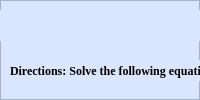
                <widget class="QWidget" name="mathFluencySubtest1to5">
                 <layout class="QVBoxLayout" name="verticalLayout_20">
                  <property name="spacing">
                   <number>0</number>
                  </property>
                  <property name="leftMargin">
                   <number>0</number>
                  </property>
                  <property name="topMargin">
                   <number>0</number>
                  </property>
                  <property name="rightMargin">
                   <number>0</number>
                  </property>
                  <property name="bottomMargin">
                   <number>0</number>
                  </property>
                  <item>
                   <widget class="QFrame" name="frame_43">
                    <property name="styleSheet">
                     <string notr="true">background-color: rgb(218, 229, 255);
</string>
                    </property>
                    <property name="frameShape">
                     <enum>QFrame::StyledPanel</enum>
                    </property>
                    <property name="frameShadow">
                     <enum>QFrame::Raised</enum>
                    </property>
                    <widget class="QPushButton" name="pushButton_11">
                     <property name="geometry">
                      <rect>
                       <x>590</x>
                       <y>410</y>
                       <width>81</width>
                       <height>21</height>
                      </rect>
                     </property>
                     <property name="font">
                      <font>
                       <pointsize>8</pointsize>
                       <weight>75</weight>
                       <bold>true</bold>
                       <kerning>true</kerning>
                      </font>
                     </property>
                     <property name="cursor">
                      <cursorShape>PointingHandCursor</cursorShape>
                     </property>
                     <property name="acceptDrops">
                      <bool>false</bool>
                     </property>
                     <property name="styleSheet">
                      <string notr="true">background-color: rgb(180, 203, 253);
border-radius: 10px;</string>
                     </property>
                     <property name="text">
                      <string>Next</string>
                     </property>
                     <property name="icon">
                      <iconset resource="icons.qrc">
                       <normaloff>:/icons/1CON/chevron-right.svg</normaloff>:/icons/1CON/chevron-right.svg</iconset>
                     </property>
                     <property name="iconSize">
                      <size>
                       <width>24</width>
                       <height>24</height>
                      </size>
                     </property>
                     <property name="autoDefault">
                      <bool>false</bool>
                     </property>
                    </widget>
                    <widget class="QLabel" name="label_44">
                     <property name="geometry">
                      <rect>
                       <x>10</x>
                       <y>60</y>
                       <width>281</width>
                       <height>21</height>
                      </rect>
                     </property>
                     <property name="font">
                      <font>
                       <family>Times New Roman</family>
                       <pointsize>9</pointsize>
                       <weight>75</weight>
                       <bold>true</bold>
                       <underline>false</underline>
                      </font>
                     </property>
                     <property name="mouseTracking">
                      <bool>false</bool>
                     </property>
                     <property name="text">
                      <string>Directions: Solve the following equations.</string>
                     </property>
                    </widget>
                    <widget class="QFrame" name="frame_44">
                     <property name="geometry">
                      <rect>
                       <x>10</x>
                       <y>110</y>
                       <width>661</width>
                       <height>41</height>
                      </rect>
                     </property>
                     <property name="styleSheet">
                      <string notr="true">background-color: rgb(218, 229, 255);
border-radius: 10px;</string>
                     </property>
                     <property name="frameShape">
                      <enum>QFrame::StyledPanel</enum>
                     </property>
                     <property name="frameShadow">
                      <enum>QFrame::Raised</enum>
                     </property>
                     <widget class="QLineEdit" name="lineEdit_17">
                      <property name="geometry">
                       <rect>
                        <x>310</x>
                        <y>0</y>
                        <width>351</width>
                        <height>41</height>
                       </rect>
                      </property>
                      <property name="font">
                       <font>
                        <pointsize>10</pointsize>
                       </font>
                      </property>
                      <property name="toolTip">
                       <string/>
                      </property>
                      <property name="styleSheet">
                       <string notr="true">QLineEdit {
	border: 2px solid #FFFFFF;
}

QLineEdit:focus{
	border: 2px solid #000000
}</string>
                      </property>
                      <property name="frame">
                       <bool>true</bool>
                      </property>
                      <property name="cursorPosition">
                       <number>0</number>
                      </property>
                      <property name="alignment">
                       <set>Qt::AlignLeading|Qt::AlignLeft|Qt::AlignVCenter</set>
                      </property>
                      <property name="clearButtonEnabled">
                       <bool>true</bool>
                      </property>
                     </widget>
                     <widget class="QLabel" name="label_45">
                      <property name="geometry">
                       <rect>
                        <x>10</x>
                        <y>10</y>
                        <width>131</width>
                        <height>21</height>
                       </rect>
                      </property>
                      <property name="text">
                       <string>1. (19 + 7) – 6 + 5 = </string>
                      </property>
                     </widget>
                    </widget>
                    <widget class="QFrame" name="frame_45">
                     <property name="geometry">
                      <rect>
                       <x>10</x>
                       <y>170</y>
                       <width>661</width>
                       <height>41</height>
                      </rect>
                     </property>
                     <property name="styleSheet">
                      <string notr="true">background-color: rgb(218, 229, 255);
border-radius: 10px;</string>
                     </property>
                     <property name="frameShape">
                      <enum>QFrame::StyledPanel</enum>
                     </property>
                     <property name="frameShadow">
                      <enum>QFrame::Raised</enum>
                     </property>
                     <widget class="QLineEdit" name="lineEdit_18">
                      <property name="geometry">
                       <rect>
                        <x>310</x>
                        <y>0</y>
                        <width>351</width>
                        <height>41</height>
                       </rect>
                      </property>
                      <property name="font">
                       <font>
                        <pointsize>10</pointsize>
                       </font>
                      </property>
                      <property name="toolTip">
                       <string/>
                      </property>
                      <property name="styleSheet">
                       <string notr="true">QLineEdit {
	border: 2px solid #FFFFFF;
}

QLineEdit:focus{
	border: 2px solid #000000
}</string>
                      </property>
                      <property name="frame">
                       <bool>true</bool>
                      </property>
                      <property name="cursorPosition">
                       <number>0</number>
                      </property>
                      <property name="alignment">
                       <set>Qt::AlignLeading|Qt::AlignLeft|Qt::AlignVCenter</set>
                      </property>
                      <property name="clearButtonEnabled">
                       <bool>true</bool>
                      </property>
                     </widget>
                     <widget class="QLabel" name="label_46">
                      <property name="geometry">
                       <rect>
                        <x>10</x>
                        <y>10</y>
                        <width>151</width>
                        <height>21</height>
                       </rect>
                      </property>
                      <property name="text">
                       <string>2. 84 + 6 - (14 – 8) + 2 = </string>
                      </property>
                     </widget>
                    </widget>
                    <widget class="QFrame" name="frame_46">
                     <property name="geometry">
                      <rect>
                       <x>10</x>
                       <y>230</y>
                       <width>661</width>
                       <height>41</height>
                      </rect>
                     </property>
                     <property name="styleSheet">
                      <string notr="true">background-color: rgb(218, 229, 255);
border-radius: 10px;</string>
                     </property>
                     <property name="frameShape">
                      <enum>QFrame::StyledPanel</enum>
                     </property>
                     <property name="frameShadow">
                      <enum>QFrame::Raised</enum>
                     </property>
                     <widget class="QLineEdit" name="lineEdit_19">
                      <property name="geometry">
                       <rect>
                        <x>310</x>
                        <y>0</y>
                        <width>351</width>
                        <height>41</height>
                       </rect>
                      </property>
                      <property name="font">
                       <font>
                        <pointsize>10</pointsize>
                       </font>
                      </property>
                      <property name="toolTip">
                       <string/>
                      </property>
                      <property name="styleSheet">
                       <string notr="true">QLineEdit {
	border: 2px solid #FFFFFF;
}

QLineEdit:focus{
	border: 2px solid #000000
}</string>
                      </property>
                      <property name="frame">
                       <bool>true</bool>
                      </property>
                      <property name="cursorPosition">
                       <number>0</number>
                      </property>
                      <property name="alignment">
                       <set>Qt::AlignLeading|Qt::AlignLeft|Qt::AlignVCenter</set>
                      </property>
                      <property name="clearButtonEnabled">
                       <bool>true</bool>
                      </property>
                     </widget>
                     <widget class="QLabel" name="label_47">
                      <property name="geometry">
                       <rect>
                        <x>10</x>
                        <y>10</y>
                        <width>111</width>
                        <height>21</height>
                       </rect>
                      </property>
                      <property name="text">
                       <string>3. 16 x 2 ÷ (6 ÷ 2) = </string>
                      </property>
                     </widget>
                    </widget>
                    <widget class="QFrame" name="frame_47">
                     <property name="geometry">
                      <rect>
                       <x>10</x>
                       <y>290</y>
                       <width>661</width>
                       <height>41</height>
                      </rect>
                     </property>
                     <property name="styleSheet">
                      <string notr="true">background-color: rgb(218, 229, 255);
border-radius: 10px;</string>
                     </property>
                     <property name="frameShape">
                      <enum>QFrame::StyledPanel</enum>
                     </property>
                     <property name="frameShadow">
                      <enum>QFrame::Raised</enum>
                     </property>
                     <widget class="QLabel" name="label_48">
                      <property name="geometry">
                       <rect>
                        <x>10</x>
                        <y>10</y>
                        <width>131</width>
                        <height>21</height>
                       </rect>
                      </property>
                      <property name="text">
                       <string>4. (36 ÷ 4) x 2 ÷ 2 = </string>
                      </property>
                     </widget>
                     <widget class="QLineEdit" name="lineEdit_20">
                      <property name="geometry">
                       <rect>
                        <x>310</x>
                        <y>0</y>
                        <width>351</width>
                        <height>41</height>
                       </rect>
                      </property>
                      <property name="font">
                       <font>
                        <pointsize>10</pointsize>
                       </font>
                      </property>
                      <property name="toolTip">
                       <string/>
                      </property>
                      <property name="styleSheet">
                       <string notr="true">QLineEdit {
	border: 2px solid #FFFFFF;
}

QLineEdit:focus{
	border: 2px solid #000000
}</string>
                      </property>
                      <property name="frame">
                       <bool>true</bool>
                      </property>
                      <property name="cursorPosition">
                       <number>0</number>
                      </property>
                      <property name="alignment">
                       <set>Qt::AlignLeading|Qt::AlignLeft|Qt::AlignVCenter</set>
                      </property>
                      <property name="clearButtonEnabled">
                       <bool>true</bool>
                      </property>
                     </widget>
                    </widget>
                    <widget class="QFrame" name="frame_48">
                     <property name="geometry">
                      <rect>
                       <x>10</x>
                       <y>350</y>
                       <width>661</width>
                       <height>41</height>
                      </rect>
                     </property>
                     <property name="styleSheet">
                      <string notr="true">background-color: rgb(218, 229, 255);
border-radius: 10px;</string>
                     </property>
                     <property name="frameShape">
                      <enum>QFrame::StyledPanel</enum>
                     </property>
                     <property name="frameShadow">
                      <enum>QFrame::Raised</enum>
                     </property>
                     <widget class="QLineEdit" name="lineEdit_21">
                      <property name="geometry">
                       <rect>
                        <x>310</x>
                        <y>0</y>
                        <width>351</width>
                        <height>41</height>
                       </rect>
                      </property>
                      <property name="font">
                       <font>
                        <pointsize>10</pointsize>
                       </font>
                      </property>
                      <property name="toolTip">
                       <string/>
                      </property>
                      <property name="styleSheet">
                       <string notr="true">QLineEdit {
	border: 2px solid #FFFFFF;
}

QLineEdit:focus{
	border: 2px solid #000000
}</string>
                      </property>
                      <property name="frame">
                       <bool>true</bool>
                      </property>
                      <property name="cursorPosition">
                       <number>0</number>
                      </property>
                      <property name="alignment">
                       <set>Qt::AlignLeading|Qt::AlignLeft|Qt::AlignVCenter</set>
                      </property>
                      <property name="clearButtonEnabled">
                       <bool>true</bool>
                      </property>
                     </widget>
                     <widget class="QLabel" name="label_49">
                      <property name="geometry">
                       <rect>
                        <x>10</x>
                        <y>10</y>
                        <width>291</width>
                        <height>21</height>
                       </rect>
                      </property>
                      <property name="text">
                       <string>5. Write the 5-digit number.30,000 + 100 + 410 =</string>
                      </property>
                     </widget>
                    </widget>
                    <widget class="QLabel" name="label_50">
                     <property name="geometry">
                      <rect>
                       <x>0</x>
                       <y>10</y>
                       <width>681</width>
                       <height>31</height>
                      </rect>
                     </property>
                     <property name="font">
                      <font>
                       <family>Times New Roman</family>
                       <pointsize>14</pointsize>
                       <weight>75</weight>
                       <bold>true</bold>
                       <underline>false</underline>
                      </font>
                     </property>
                     <property name="mouseTracking">
                      <bool>false</bool>
                     </property>
                     <property name="text">
                      <string>Math Fluency Subtest</string>
                     </property>
                     <property name="alignment">
                      <set>Qt::AlignCenter</set>
                     </property>
                    </widget>
                    <widget class="QPushButton" name="pushButton_12">
                     <property name="geometry">
                      <rect>
                       <x>10</x>
                       <y>410</y>
                       <width>81</width>
                       <height>21</height>
                      </rect>
                     </property>
                     <property name="font">
                      <font>
                       <pointsize>8</pointsize>
                       <weight>75</weight>
                       <bold>true</bold>
                       <kerning>true</kerning>
                      </font>
                     </property>
                     <property name="cursor">
                      <cursorShape>PointingHandCursor</cursorShape>
                     </property>
                     <property name="acceptDrops">
                      <bool>false</bool>
                     </property>
                     <property name="styleSheet">
                      <string notr="true">background-color: rgb(180, 203, 253);
border-radius: 10px;</string>
                     </property>
                     <property name="text">
                      <string>Next</string>
                     </property>
                     <property name="icon">
                      <iconset resource="icons.qrc">
                       <normaloff>:/icons/1CON/chevron-left.svg</normaloff>:/icons/1CON/chevron-left.svg</iconset>
                     </property>
                     <property name="iconSize">
                      <size>
                       <width>24</width>
                       <height>24</height>
                      </size>
                     </property>
                     <property name="autoDefault">
                      <bool>false</bool>
                     </property>
                    </widget>
                   </widget>
                  </item>
                 </layout>
                </widget>
